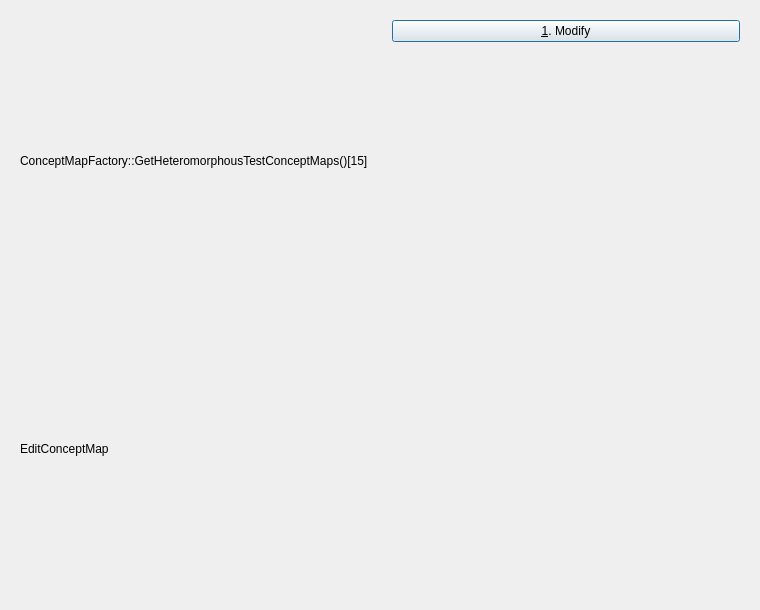
<?xml version="1.0" encoding="UTF-8"?>
<ui version="4.0">
 <class>QtPvdbTestConceptMapEditWidgetDialog</class>
 <widget class="QDialog" name="QtPvdbTestConceptMapEditWidgetDialog">
  <property name="geometry">
   <rect>
    <x>0</x>
    <y>0</y>
    <width>760</width>
    <height>610</height>
   </rect>
  </property>
  <property name="windowTitle">
   <string>Test ConceptMapEditWidget</string>
  </property>
  <property name="windowIcon">
   <iconset resource="Brainweaver.qrc">
    <normaloff>:/images/PicArrow14x14.png</normaloff>:/images/PicArrow14x14.png</iconset>
  </property>
  <layout class="QHBoxLayout" name="horizontalLayout">
   <item>
    <widget class="QWidget" name="widget" native="true">
     <layout class="QVBoxLayout" name="verticalLayout_2">
      <item>
       <widget class="QLabel" name="label_test">
        <property name="text">
         <string>ConceptMapFactory::GetHeteromorphousTestConceptMaps()[15]</string>
        </property>
       </widget>
      </item>
      <item>
       <widget class="QLabel" name="label_conceptmap_type">
        <property name="text">
         <string>EditConceptMap</string>
        </property>
       </widget>
      </item>
     </layout>
    </widget>
   </item>
   <item>
    <widget class="QWidget" name="widget_menu" native="true">
     <property name="enabled">
      <bool>true</bool>
     </property>
     <layout class="QVBoxLayout" name="verticalLayout">
      <item>
       <widget class="QPushButton" name="button_modify">
        <property name="text">
         <string>&amp;1. Modify</string>
        </property>
       </widget>
      </item>
      <item>
       <spacer name="verticalSpacer">
        <property name="orientation">
         <enum>Qt::Vertical</enum>
        </property>
        <property name="sizeHint" stdset="0">
         <size>
          <width>20</width>
          <height>63</height>
         </size>
        </property>
       </spacer>
      </item>
     </layout>
    </widget>
   </item>
  </layout>
 </widget>
 <resources>
  <include location="Brainweaver.qrc"/>
 </resources>
 <connections/>
</ui>
